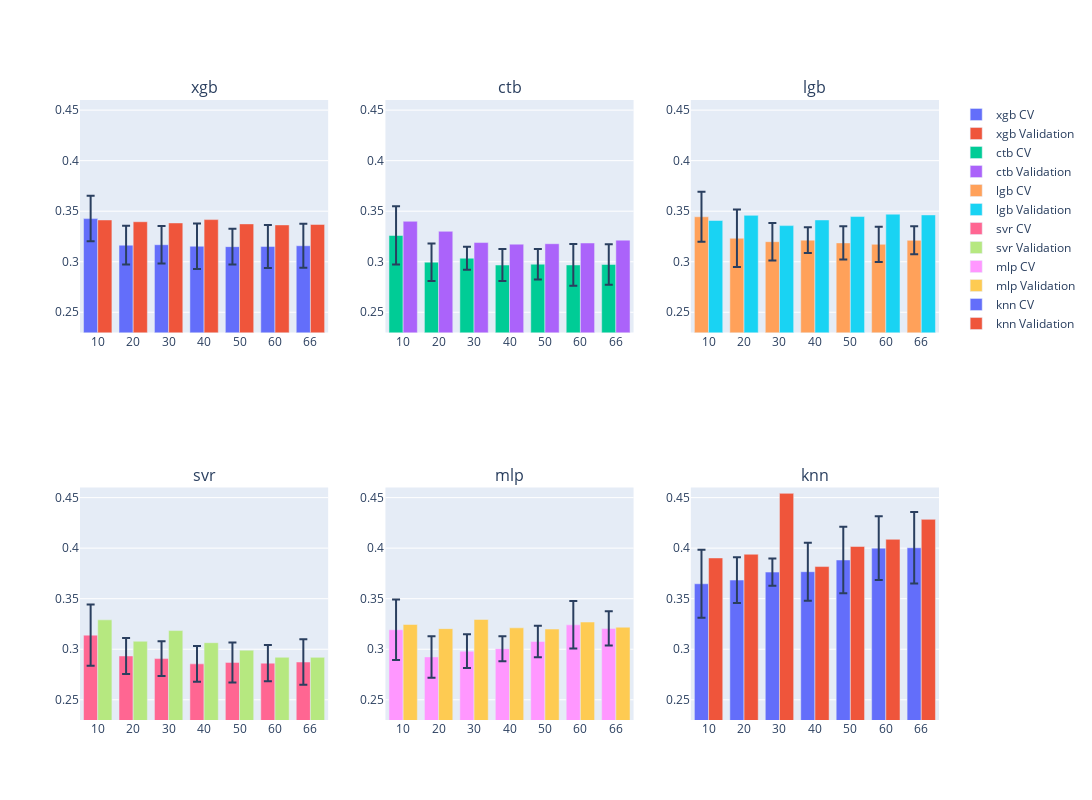

Source (notebook cell):
### Code cell
md.plot_model_scores(cv_scores, val_scores, [10, 20, 30, 40, 50, 60, 66], 3)

### Figure 1 — Plotly figure (JSON) as saved in the notebook; plotly's stock layout.template omitted (floating-point values rounded to 4 significant figures)
{"data": [{"error_y": {"array": [0.02249, 0.01917, 0.0186, 0.02262, 0.01772, 0.02126, 0.02177], "type": "data"}, "name": "xgb CV", "type": "bar", "x": ["10", "20", "30", "40", "50", "60", "66"], "xaxis": "x", "y": [0.3427, 0.3164, 0.3168, 0.3153, 0.3149, 0.3151, 0.3158], "yaxis": "y"}, {"name": "xgb Validation", "type": "bar", "x": ["10", "20", "30", "40", "50", "60", "66"], "xaxis": "x", "y": [0.3413, 0.3396, 0.3384, 0.3417, 0.3374, 0.3364, 0.3369], "yaxis": "y"}, {"error_y": {"array": [0.02881, 0.0185, 0.01133, 0.01587, 0.01509, 0.02062, 0.02013], "type": "data"}, "name": "ctb CV", "type": "bar", "x": ["10", "20", "30", "40", "50", "60", "66"], "xaxis": "x2", "y": [0.326, 0.2996, 0.3035, 0.2967, 0.2976, 0.2968, 0.2973], "yaxis": "y2"}, {"name": "ctb Validation", "type": "bar", "x": ["10", "20", "30", "40", "50", "60", "66"], "xaxis": "x2", "y": [0.34, 0.3301, 0.319, 0.3174, 0.3178, 0.3186, 0.3214], "yaxis": "y2"}, {"error_y": {"array": [0.0247, 0.02848, 0.01858, 0.01279, 0.01648, 0.01749, 0.01385], "type": "data"}, "name": "lgb CV", "type": "bar", "x": ["10", "20", "30", "40", "50", "60", "66"], "xaxis": "x3", "y": [0.3445, 0.3232, 0.3198, 0.3213, 0.3186, 0.3172, 0.3211], "yaxis": "y3"}, {"name": "lgb Validation", "type": "bar", "x": ["10", "20", "30", "40", "50", "60", "66"], "xaxis": "x3", "y": [0.3408, 0.3459, 0.3357, 0.3413, 0.3447, 0.3471, 0.3463], "yaxis": "y3"}, {"error_y": {"array": [0.03026, 0.01776, 0.01727, 0.01763, 0.01979, 0.01797, 0.02261], "type": "data"}, "name": "svr CV", "type": "bar", "x": ["10", "20", "30", "40", "50", "60", "66"], "xaxis": "x4", "y": [0.3139, 0.2933, 0.2908, 0.2855, 0.287, 0.2862, 0.2874], "yaxis": "y4"}, {"name": "svr Validation", "type": "bar", "x": ["10", "20", "30", "40", "50", "60", "66"], "xaxis": "x4", "y": [0.3291, 0.3079, 0.3185, 0.3065, 0.2991, 0.2921, 0.292], "yaxis": "y4"}, {"error_y": {"array": [0.02997, 0.02053, 0.01673, 0.01235, 0.0155, 0.02348, 0.01702], "type": "data"}, "name": "mlp CV", "type": "bar", "x": ["10", "20", "30", "40", "50", "60", "66"], "xaxis": "x5", "y": [0.3193, 0.2924, 0.2981, 0.3005, 0.3077, 0.3241, 0.3206], "yaxis": "y5"}, {"name": "mlp Validation", "type": "bar", "x": ["10", "20", "30", "40", "50", "60", "66"], "xaxis": "x5", "y": [0.3245, 0.3204, 0.3295, 0.3212, 0.32, 0.3269, 0.3218], "yaxis": "y5"}, {"error_y": {"array": [0.03371, 0.02261, 0.01348, 0.02876, 0.03286, 0.03154, 0.03536], "type": "data"}, "name": "knn CV", "type": "bar", "x": ["10", "20", "30", "40", "50", "60", "66"], "xaxis": "x6", "y": [0.3648, 0.3684, 0.3763, 0.3767, 0.3883, 0.4, 0.4004], "yaxis": "y6"}, {"name": "knn Validation", "type": "bar", "x": ["10", "20", "30", "40", "50", "60", "66"], "xaxis": "x6", "y": [0.3903, 0.394, 0.4542, 0.3818, 0.4017, 0.4087, 0.4285], "yaxis": "y6"}], "layout": {"annotations": [{"font": {"size": 16}, "showarrow": false, "text": "xgb", "x": 0.1444, "xanchor": "center", "xref": "paper", "y": 1, "yanchor": "bottom", "yref": "paper"}, {"font": {"size": 16}, "showarrow": false, "text": "ctb", "x": 0.5, "xanchor": "center", "xref": "paper", "y": 1, "yanchor": "bottom", "yref": "paper"}, {"font": {"size": 16}, "showarrow": false, "text": "lgb", "x": 0.8556, "xanchor": "center", "xref": "paper", "y": 1, "yanchor": "bottom", "yref": "paper"}, {"font": {"size": 16}, "showarrow": false, "text": "svr", "x": 0.1444, "xanchor": "center", "xref": "paper", "y": 0.375, "yanchor": "bottom", "yref": "paper"}, {"font": {"size": 16}, "showarrow": false, "text": "mlp", "x": 0.5, "xanchor": "center", "xref": "paper", "y": 0.375, "yanchor": "bottom", "yref": "paper"}, {"font": {"size": 16}, "showarrow": false, "text": "knn", "x": 0.8556, "xanchor": "center", "xref": "paper", "y": 0.375, "yanchor": "bottom", "yref": "paper"}], "barmode": "group", "height": 800, "showlegend": true, "width": 1500, "xaxis": {"anchor": "y", "domain": [0, 0.2889]}, "xaxis2": {"anchor": "y2", "domain": [0.3556, 0.6444]}, "xaxis3": {"anchor": "y3", "domain": [0.7111, 1]}, "xaxis4": {"anchor": "y4", "domain": [0, 0.2889]}, "xaxis5": {"anchor": "y5", "domain": [0.3556, 0.6444]}, "xaxis6": {"anchor": "y6", "domain": [0.7111, 1]}, "yaxis": {"anchor": "x", "domain": [0.625, 1], "range": [0.23, 0.46]}, "yaxis2": {"anchor": "x2", "domain": [0.625, 1], "range": [0.23, 0.46]}, "yaxis3": {"anchor": "x3", "domain": [0.625, 1], "range": [0.23, 0.46]}, "yaxis4": {"anchor": "x4", "domain": [0, 0.375], "range": [0.23, 0.46]}, "yaxis5": {"anchor": "x5", "domain": [0, 0.375], "range": [0.23, 0.46]}, "yaxis6": {"anchor": "x6", "domain": [0, 0.375], "range": [0.23, 0.46]}}}
